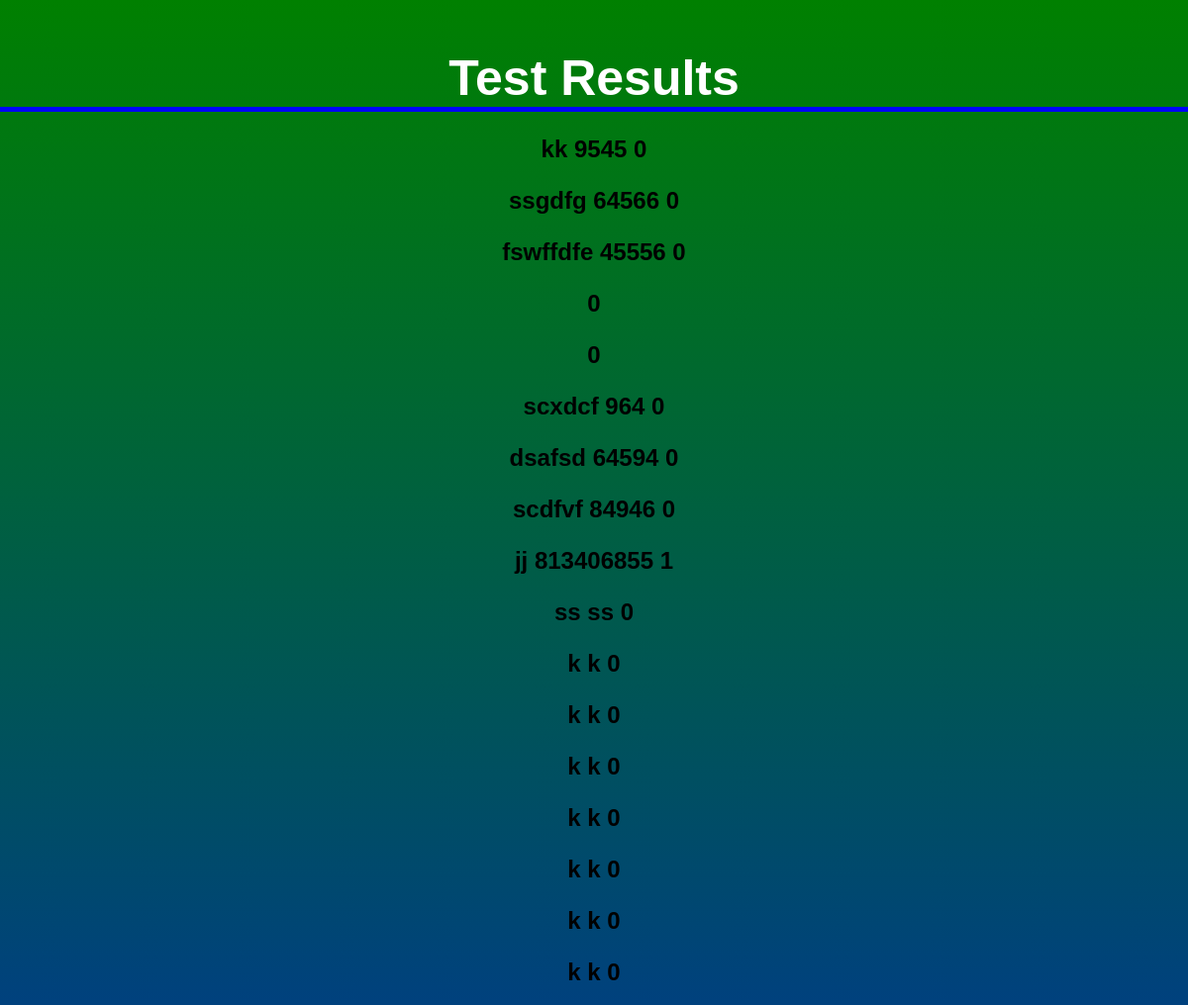
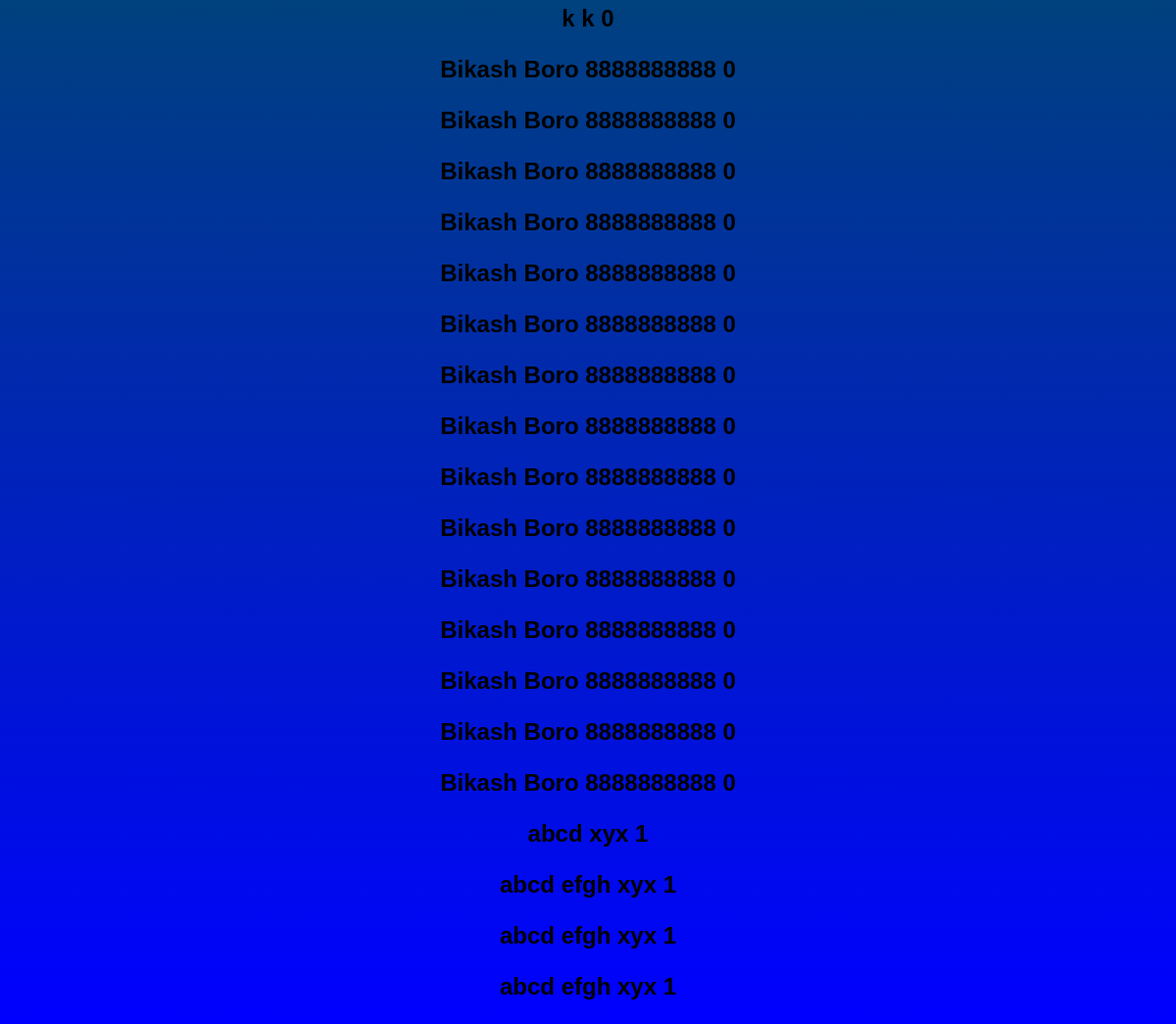
Page /data on the committed database (2 pictures, top to bottom).
### tables this page shows
CREATE TABLE data(
	id integer primary key autoincrement,
	username text not null,
	phone integer not null,
	result boolean not null
);

### app.py (the view)
@app.route('/data')
def data():
    db=get_db()
    cur=db.execute('select username, phone, result from data')
    results=cur.fetchall()
    return render_template('database.html', results=results)

### app.py (called while the page is built)
def connect_db():
    sql = sqlite3.connect('data.db')
    sql.row_factory = sqlite3.Row
    return sql

def get_db():
    if not hasattr(g, 'sqlite_db'):
        g.sqlite_db = connect_db()
    return g.sqlite_db

### templates/database.html (shortened to what this page needs)
<!DOCTYPE html>
<html>
    <head>
    </head>
    <body>
	       	   <h1>Test Results</h1>
	       	   <h2>{% for  x in results %}<p>{{x.username}}  {{x.phone}}  {{x.result}}</p>{% endfor %}</h2>
    </body>
</html>

### templates/database.html (style rules this page uses)
body { font-family:sans-serif; margin:auto; background-image: linear-gradient(green, blue); text-align: center; }
h1 { color:white; margin-top: 50px; margin-bottom: 20px; font-size: 50px; border-bottom:5px solid blue; }

### rows in the picture
data: username "kk", phone "9545", result "0"
data: username "ssgdfg", phone "64566", result "0"
data: username "fswffdfe", phone "45556", result "0"
data: result "0"
data: result "0"
data: username "scxdcf", phone "964", result "0"
data: username "dsafsd", phone "64594", result "0"
data: username "scdfvf", phone "84946", result "0"
data: username "jj", phone "813406855", result "1"
data: username "ss", phone "ss", result "0"
data: username "k", phone "k", result "0"
data: username "k", phone "k", result "0"
data: username "k", phone "k", result "0"
data: username "k", phone "k", result "0"
data: username "k", phone "k", result "0"
data: username "k", phone "k", result "0"
data: username "k", phone "k", result "0"
data: username "k", phone "k", result "0"
data: username "Bikash Boro", phone "8888888888", result "0"
data: username "Bikash Boro", phone "8888888888", result "0"
data: username "Bikash Boro", phone "8888888888", result "0"
data: username "Bikash Boro", phone "8888888888", result "0"
data: username "Bikash Boro", phone "8888888888", result "0"
data: username "Bikash Boro", phone "8888888888", result "0"
data: username "Bikash Boro", phone "8888888888", result "0"
data: username "Bikash Boro", phone "8888888888", result "0"
data: username "Bikash Boro", phone "8888888888", result "0"
data: username "Bikash Boro", phone "8888888888", result "0"
data: username "Bikash Boro", phone "8888888888", result "0"
data: username "Bikash Boro", phone "8888888888", result "0"
data: username "Bikash Boro", phone "8888888888", result "0"
data: username "Bikash Boro", phone "8888888888", result "0"
data: username "Bikash Boro", phone "8888888888", result "0"
data: username "abcd", phone "xyx", result "1"
data: username "abcd efgh", phone "xyx", result "1"
data: username "abcd efgh", phone "xyx", result "1"
data: username "abcd efgh", phone "xyx", result "1"
